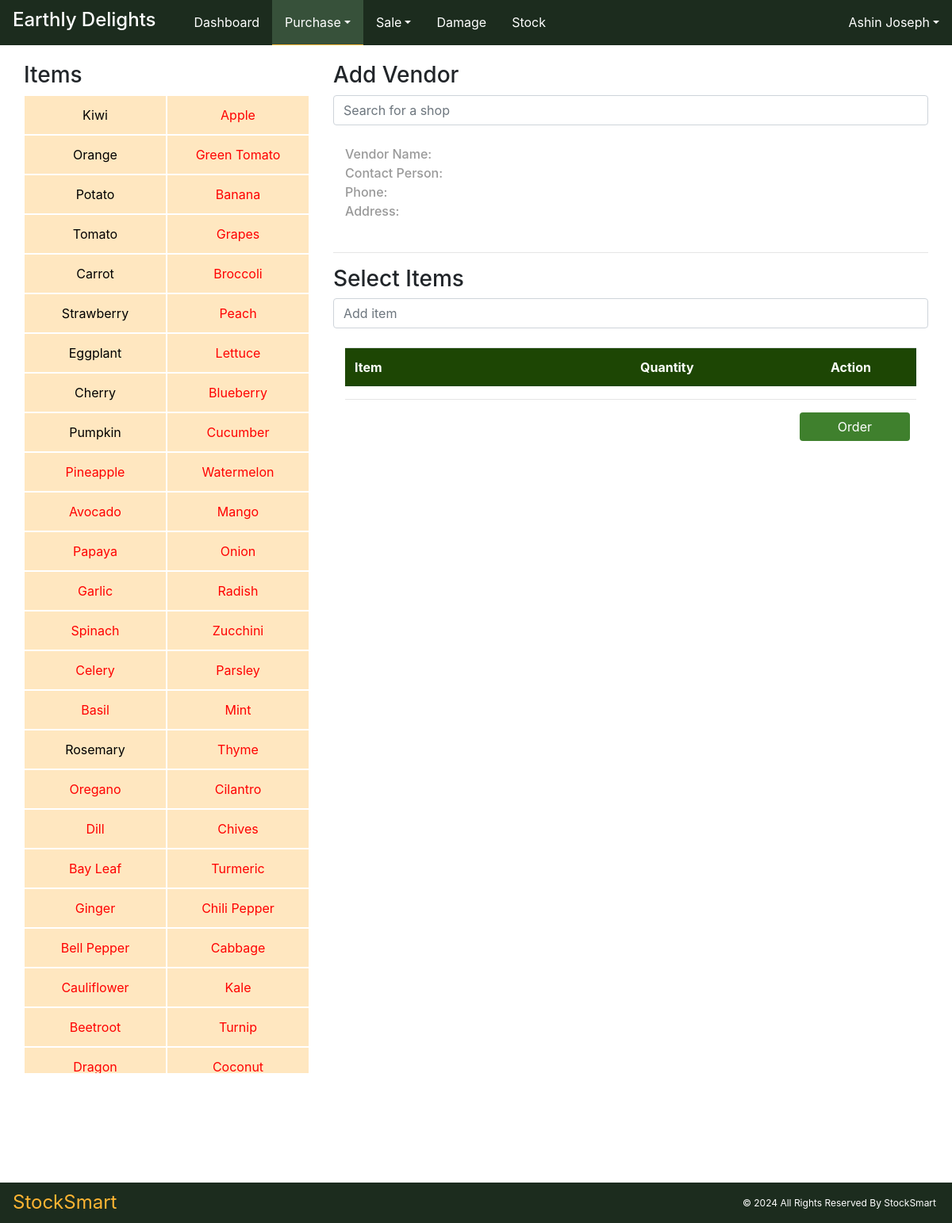
Before: /Purchase/order/ (signed in) with the older database file.
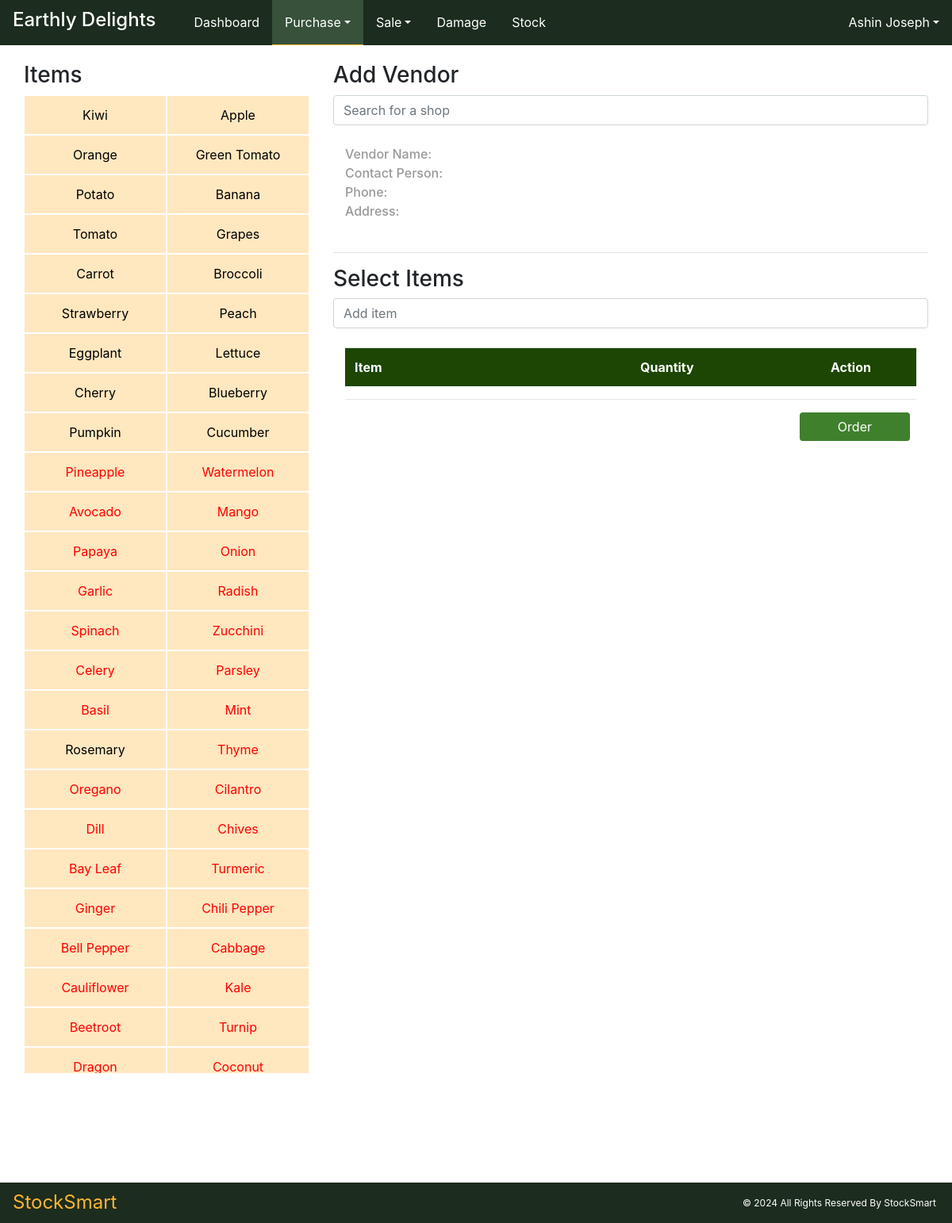
After: the same page with the newer database file.
### Stock/models.py (models this page shows, shortened)
class stockTable(models.Model):
    st_item = models.OneToOneField(itemTable, on_delete=models.CASCADE)
    st_purchasesStock = models.PositiveIntegerField(default=0)
    st_soldStock = models.PositiveIntegerField(default=0)
    st_salesReturnStock = models.PositiveIntegerField(default=0)
    st_damageStock = models.PositiveIntegerField(default=0)
    st_remainingStock = models.PositiveIntegerField(default=0)

### Core/models.py (models this page shows, shortened)
class itemTable(models.Model):
    UNIT_CHOICES = [
        ('Kilogram', 'Kg'),
        ('Pieces', 'Pcs'),
    ]
    CATEGORY_CHOICE = [
        ('Vegetables', 'Veg'),
        ('Fruits', 'Fru'),
    ]
    item_code = models.CharField(max_length=50, unique=True)
    item_name = models.CharField(max_length=50, null=True, blank=True, unique=True)
    item_category = models.CharField(max_length=50, choices=CATEGORY_CHOICE)
    item_unit = models.CharField(max_length=15, choices=UNIT_CHOICES)

### Purchase/views.py (the view, shortened to what this page needs)
# urls.py: path('order/', views.order, name="order"),
@admin_required
def order(request):
    base_template = 'user/Index.html' if request.user.role == "Admin" else 'user/staff_index.html'
    vendor_data = vendorTable.objects.all()
    item_data = itemTable.objects.all()
    stock_data = stockTable.objects.all()
    company_data = companyprofileTable.objects.get()
    context = {
        'vendor_data': vendor_data,
        'item_data': item_data,
        'stock_data': stock_data,
        'base_template': base_template,
        'company_data': company_data,
    }
    return render(request, "purchase/Order.html", context)

### templates/purchase/Order.html (shortened to what this page needs)
<!DOCTYPE html>
{% extends base_template %}
{% load static %}
{% block content %}
<html lang="en">
<head>
    <link rel="stylesheet" href="https://ajax.googleapis.com/ajax/libs/jqueryui/1.12.1/themes/smoothness/jquery-ui.css">
    <link href="https://stackpath.bootstrapcdn.com/bootstrap/4.5.2/css/bootstrap.min.css" rel="stylesheet">
    <link href="{% static 'assets/style.css' %}" rel="stylesheet">
</head>
<body>
<div class="navheight"></div>
<br>
<br>
<div class="container-fluid d-flex flex-wrap">
    <div class="col-4">
    <h3>Items</h3>
        <div class=" d-flex flex-wrap itemlist mb-2">
        {% for i in stock_data %}
        <button type="button" value="{{i.id}}" class=" col-6 itemButton {% if i.st_remainingStock < 10 %} itemButtonRed {% endif %}" >{{i.st_item.item_name}}</button>
        {% endfor %}
        </div>
    </div>
    <div class="col-8">
        <h3 class="">Add Vendor</h3>
        <form method="post" action="{% url 'order' %}" class="">
        <input name="vendor" type="text" id="shopSearch" placeholder="Search for a shop" class="form-control" required>
        <div class="d-flex">
        <div class="col-3 shop-details-header mt-4">
            <b>Vendor Name:</b></br>
            <b>Contact Person:</b></br>
            <b>Phone:</b></br>
            <b>Address:</b>
        </div>
        <div id="shopDetails" class="shop-details container col-9 mt-4">
        </div>
        </div>
    <hr>
    <h3 class="mt-1">Select Items</h3>
    <div class="mt-1">
    <div class="">
    <input type="text" class="form-control small-input" id="input1" placeholder="Add item">
        <br>
    </div>
    </div>
    <div class="container ">
    <div id="item-list" class="">
            <table class="table" >
            <tr >
            <th class="headerx col-6" scope="col">Item</th>
            <th class="headerx col-4" scope="col">Quantity</th>
            <th class="headerx col-2" scope="col">Action</th>
            </tr>
            </table>
    </div>
        <hr>
    <div class="d-flex justify-content-end my-3">
    <button class="btn btn-success mr-2 px-5" type="submit" id="orderButton">Order</button>
    </div>
    </div>
    </form>
    </div>
</div>
<div class="bottom-space"></div>
<div class="bottom-space"></div>
</body>
</html>
{% endblock %}

Changed rows visible on the page:
changed stockTable "Apple": st_remainingStock 0 → 10 (drawn)
changed stockTable "Green Tomato": st_remainingStock 0 → 10 (drawn)
changed stockTable "Banana": st_remainingStock 0 → 10 (drawn)
changed stockTable "Grapes": st_remainingStock 0 → 10 (drawn)
changed stockTable "Broccoli": st_remainingStock 0 → 10 (drawn)
changed stockTable "Peach": st_remainingStock 0 → 10 (drawn)
changed stockTable "Lettuce": st_remainingStock 0 → 10 (drawn)
changed stockTable "Blueberry": st_remainingStock 0 → 10 (drawn)
changed stockTable "Cucumber": st_remainingStock 0 → 10 (drawn)
